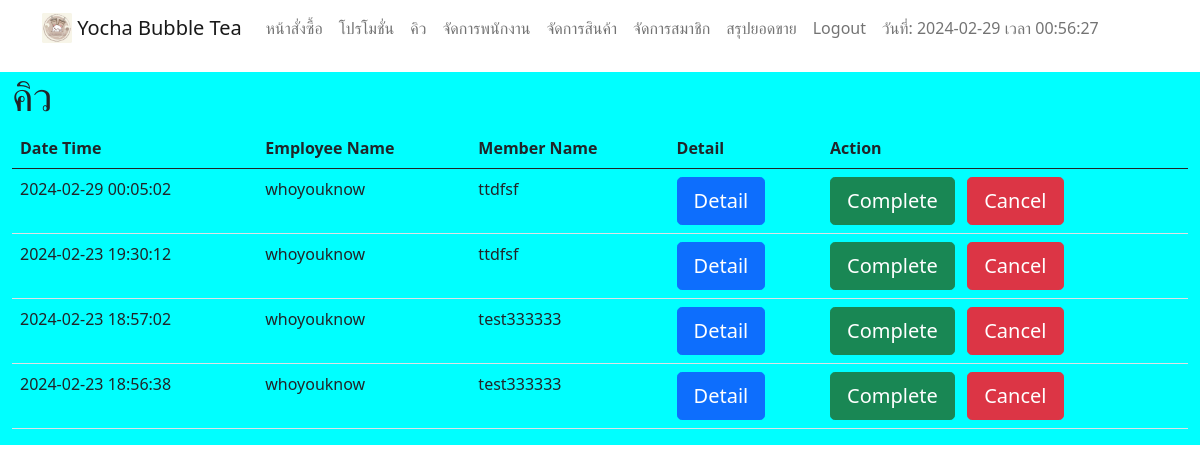
Screenshot of /owner/queue.php (signed in) with the database file from the repository.
### tables this page shows
CREATE TABLE `order` (
  `order_id` int(11) NOT NULL,
  `datetime` datetime NOT NULL,
  `status` varchar(30) NOT NULL,
  `mem_id` int(11) DEFAULT NULL,
  `employee_id` int(11) NOT NULL
);

CREATE TABLE `employees` (
  `employee_id` int(11) NOT NULL,
  `username` varchar(30) NOT NULL,
  `password` varchar(30) NOT NULL,
  `name` varchar(50) NOT NULL,
  `address` varchar(200) NOT NULL,
  `telephone` varchar(15) NOT NULL,
  `line_id` varchar(50) NOT NULL,
  `code_employee` varchar(15) NOT NULL,
  `status` varchar(20) NOT NULL
);

CREATE TABLE `member` (
  `member_id` int(11) NOT NULL,
  `name` varchar(50) NOT NULL,
  `address` varchar(200) NOT NULL,
  `telephone` int(15) NOT NULL,
  `status` varchar(30) NOT NULL,
  `point` varchar(15) NOT NULL,
  `line` varchar(50) NOT NULL
);

### owner/queue.php (the view, shortened to what this page needs)
<?php include("navbar_owner.php");
include("../connection.php");
?>
<!DOCTYPE html>
<html lang="en">
<head>
</head>
<body>
<div class="container-xxl" >
        <div class="row" style="background-color: aqua;">
        <h1>คิว</h1>
<?php
$sql = "SELECT o.order_id, o.datetime, em.name as em_name, m.name as m_name
FROM `order` o
INNER JOIN `member` m ON o.mem_id = m.member_id
INNER JOIN `employees` em ON o.employee_id = em.employee_id
WHERE o.status = 'incomplete'
ORDER BY o.datetime desc";
$result = $conn->query($sql);
if ($result->num_rows > 0) {
    echo "<br>";
    echo "<div class='table-responsive'>";
    echo "<table class='table '>";
    echo "<thead><tr><th>Date Time</th><th>Employee Name</th><th>Member Name</th><th>Detail</th><th>Action</th></tr></thead>";
echo "<tbody>";
while($row = $result->fetch_assoc()) {
    echo "<tr><td>".$row["datetime"]."</td><td>".$row["em_name"]."</td><td>".$row["m_name"]."</td><td>";
    echo "<a href='detail_order.php?order_id=".$row["order_id"]."' > <button class='btn btn-primary btn-lg'>Detail</button></a>";
    echo "</td><td>";
    echo "<a onclick='return confirmAction();' href='confirm_queue.php?id=".$row["order_id"]."' class='btn btn-success btn-lg'>Complete</a>";
    echo "<a onclick='return confirmDelete();' href='delete_queue.php?id=".$row["order_id"]."' class='btn btn-danger btn-lg'>Cancel</a>";
    echo "</td></tr>";
}
echo "</tbody>";
echo "</table>";
echo "</div>";
echo "</div>";
} else {
    echo "0 results";
}
?>
        </div>
</body>
</html>

### rows the page displays
order: datetime "2024-02-29 00:05:02", employee.name "whoyouknow", member.name "ttdfsf"
order: datetime "2024-02-23 19:30:12", employee.name "whoyouknow", member.name "ttdfsf"
order: datetime "2024-02-23 18:57:02", employee.name "whoyouknow", member.name "test333333"
order: datetime "2024-02-23 18:56:38", employee.name "whoyouknow", member.name "test333333"
